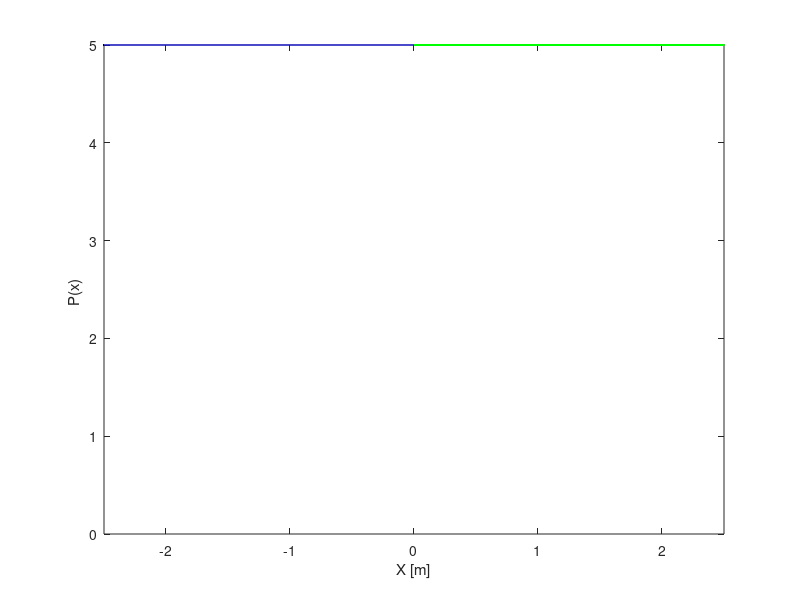
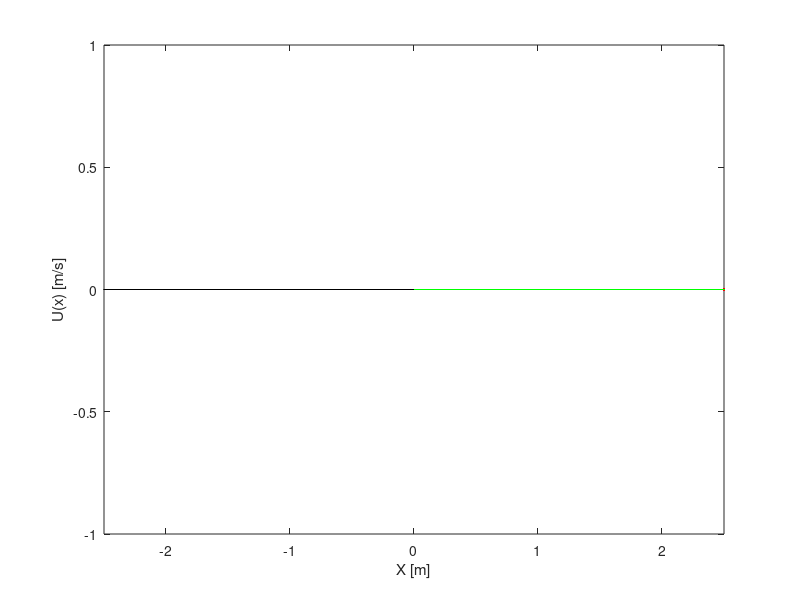
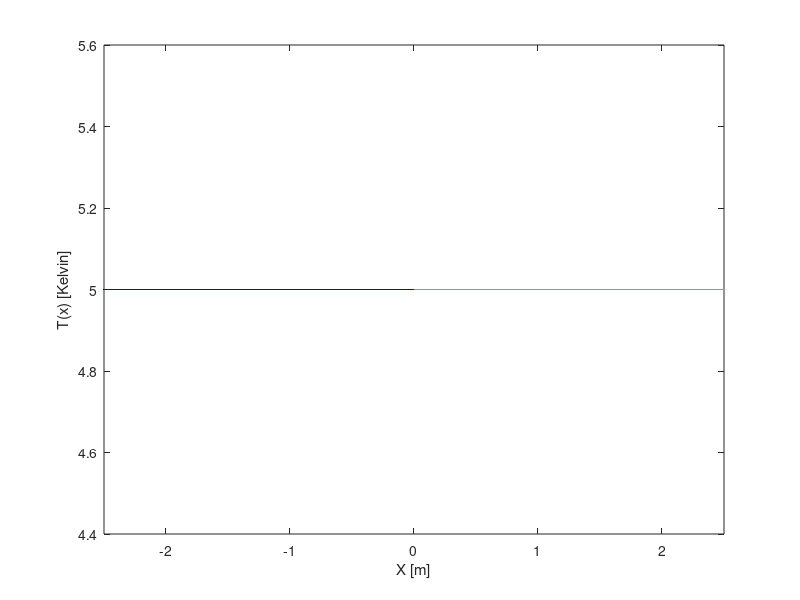
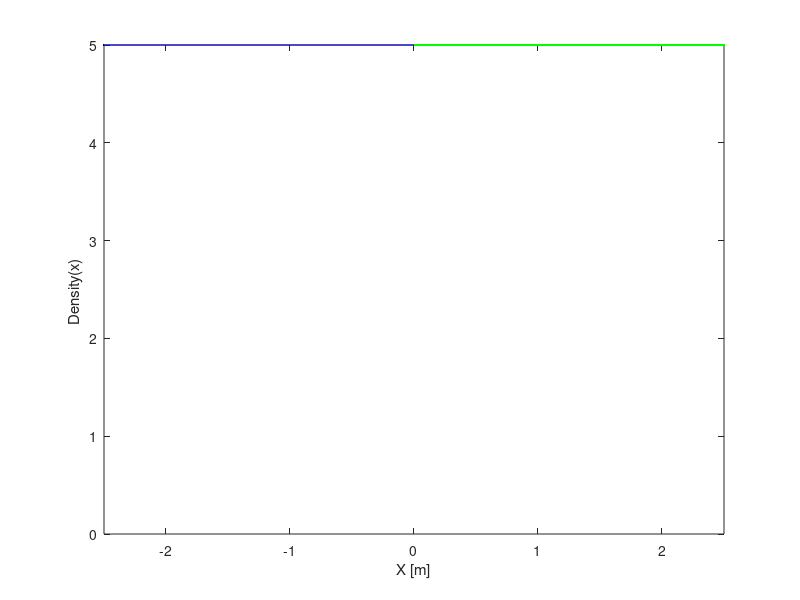

Recreate these plots in MATLAB, in order.
clc
clear all
% %  Assumptions : 
% % 1- The diaphram is at the middle of the tube
% % 2- Some of the equations are specific only for air (gamma= 1.4)
p4=input('Please enter P4: \n');
p1=input('Please enter P1: \n');
gamma1=input('Please enter gamma for the first gas: \n');
gamma2=input('Please enter gamma for the second gas: \n');
t1=input('Please enter T1: \n');
t4=input('Please enter T4: \n');
l=input('Please enter Tube length: \n');
mw1=input('Please enter Molecular weight of gas in region 1: \n');
mw4=input('Please enter Molecular weight of gas in region 4: \n');
rho1=input('Please enter density of gas in region 1: \n');
rho4=input('Please enter density of gas in region 4: \n');
r1=8314/mw1;
r4=8314/mw4;
a1=sqrt(gamma1*r1*t1);
a4=sqrt(gamma1*r4*t4);
inp=p4/p1;
fun1=@(x) (inp-x*(1-(((gamma1-1)*(a1/a4)*(x-1))/(sqrt(2*gamma1*((2*gamma1)+((gamma1+1)*(x-1)))))))^(-2*gamma1/(gamma1-1)));
p2p1=fsolve(fun1,1);
p2=p2p1*p1;
t2t1=p2p1*((((gamma1+1)/(gamma1-1))+p2p1)/(1+((gamma1+1)/(gamma1-1))*p2p1));
t2=t2t1*t1;
a2=sqrt(gamma1*r1*t2);
rho2rho1=(1+((gamma1+1)/(gamma1-1))*p2p1)/(((gamma1+1)/(gamma1-1))+p2p1);
rho2=rho2rho1*rho1;
% be calculated
Ws=a1*sqrt(((gamma1+1)/(2*gamma1))*(p2p1-1)+1);
Ms=Ws/a1;
Up=(a1/gamma1)*(p2p1-1)*sqrt((2*gamma1/(gamma1+1))/(p2p1+((gamma1-1)/(gamma1+1))));
fun2=@(x) ((x/(x^2-1))-(Ms/(Ms^2-1))*sqrt(1+((2*((gamma2-1)/(gamma2+1)))*(Ms^2-1)*(gamma2+((Ms^2+1)/Ms^2)))));
Mr=fsolve(fun2,3);
Wr=(Mr*a2)-Up;
% % For gamma = 1.4 , N.S Relations, after reflection
p5p2=(7*Mr^2-1)/6;
rho5rho2=(6*Mr^2)/(Mr^2+5);
t5t2=p5p2/rho5rho2;
% %  before expansion waves
p3p4=p2p1*(p1/p4);
rho3rho4=p3p4^(1/gamma2);
rho3=rho3rho4*rho4;
t3t4=p3p4^((gamma1-1)/gamma2);
t3=t3t4*t4;
a3=sqrt(gamma2*r4*t3);
% time for the sw to reach the the tube end
T1=(l/2)/Ws;
disp(['The time limits of the simulation is 0 and ',num2str(T1)])
dp=T1*Up;
dr=(l/2)-dp;
fun3= @(x) ((x/Up)-((l-x)/Wr));
T2=fsolve(fun3,1)/Up;
t=input('Please enter the time desired: \n');
fun4= @(x) ((2/(gamma2+1))*(a4+(x/t)));
x_3=fsolve(fun4,l/2);
d1=l/2-(Ws*t);
l_1=linspace(Ws*t,l/2,10);
d2=d1-(Up*t);
l_2=linspace(Up*t,Ws*t,10);
d3=d2+x_3;
l_31=linspace(0,Up*t,10);
l_32=linspace(0,x_3,10);
l_4=linspace(-l/2,x_3,10);
p_1=p1*ones(length(l_1));
p_2=p2*ones(length(l_2));
p_31=p2*ones(length(l_31));
u=linspace(Up,0,10);
p_32=p4*((1-((gamma2-1)/2).*(u./a4)).^((2*gamma2)/(gamma2-1)));
t_32=t4*((1-((gamma2-1)/2).*(u./a4)).^2);
rho_32=rho4*((1-((gamma2-1)/2).*(u./a4)).^(1/(gamma2-1)));
p_4=p4*ones(length(l_4));
% % plotting
figure
plot(l_1,p_1,'r')
ylim([0 10])
xlim([-l/2 l/2])
hold on
plot(l_2,p_2,'g')
plot(l_31,p_31,'b')
plot(l_32,p_32,'b')
plot(l_4,p_4,'k')
ylim([0 inf])
xlim([-l/2 l/2])
xlabel('X [m]')
ylabel('P(x) ')
figure
plot(l_1,0,'r')
hold on
plot(l_2,ones(length(l_2))*Up,'g')
plot(l_31,ones(length(l_31))*Up,'k')
plot(l_32,u,'k')
xlabel('X [m]')
ylabel('U(x) [m/s]')
xlim([-l/2 l/2])
figure
plot(l_1,ones(length(l_2))*t1,'r')
hold on
plot(l_2,ones(length(l_2))*t2,'g')
plot(l_31,ones(length(l_31))*t3,'b')
plot(l_32,t_32,'b')
plot(l_4,ones(length(l_31))*t4,'k')
xlabel('X [m]')
ylabel('T(x) [Kelvin]')
xlim([-l/2 l/2])
figure
plot(l_1,rho1*ones(length(l_1)),'r')
ylim([0 10])
xlim([-l/2 l/2])
hold on
plot(l_2,rho2*ones(length(l_2)),'g')
plot(l_31,rho3*ones(length(l_31)),'b')
plot(l_32,rho_32,'b')
plot(l_4,rho4*ones(length(l_4)),'k')
ylim([0 inf])
xlim([-l/2 l/2])
xlabel('X [m]')
ylabel('Density(x) ')


